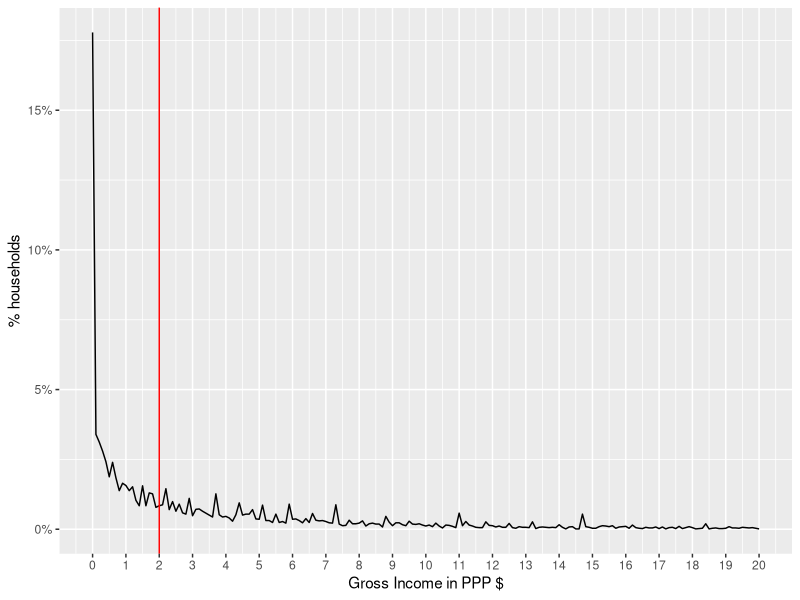
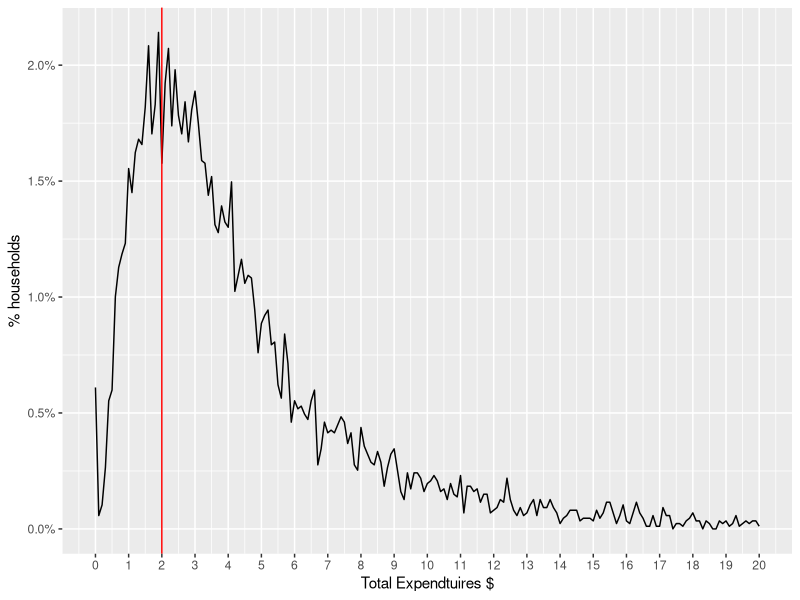
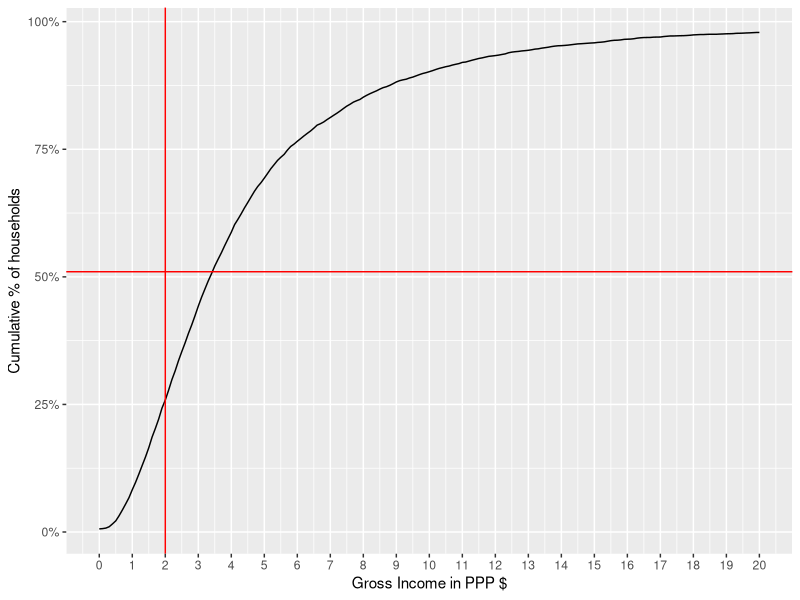
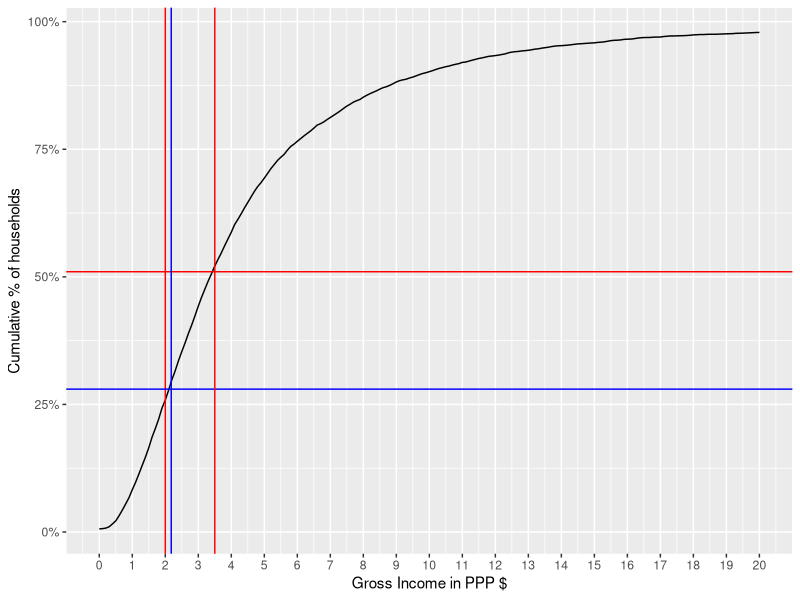
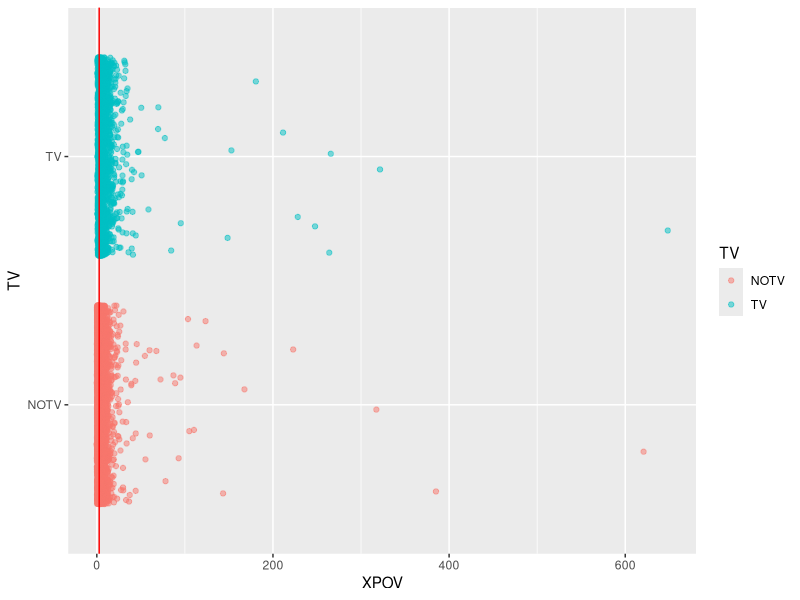
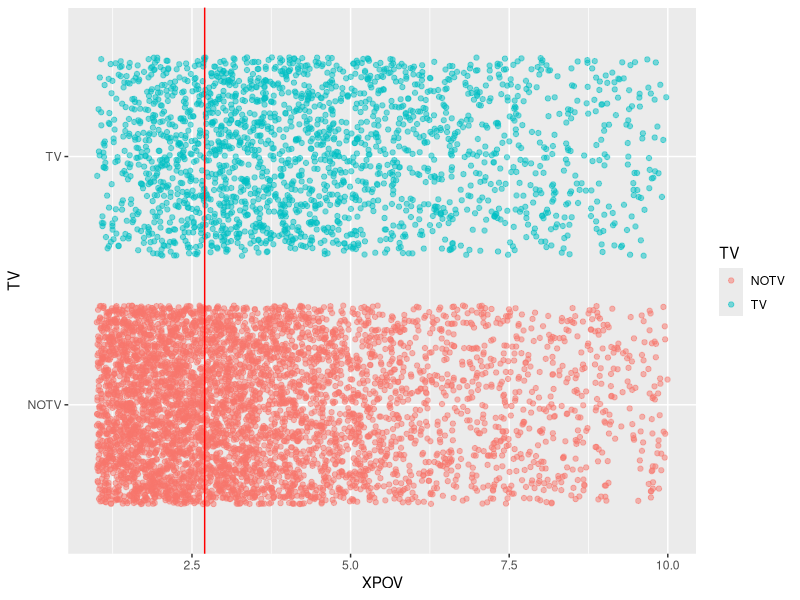

The R source for these figures, in order: (Note: this script raises an error after producing the figures.)
## ---- chunk 1

library('foreign')
# We'll assume having Ghana/Ethiopia data in the directory
household = read.dta('GHA_2006_GLSS_v01_M_v01_A_SHIP_Stata8/GHA_2005_H.dta')
expenses = read.dta('GHA_2006_GLSS_v01_M_v01_A_SHIP_Stata8/GHA_2005_E.dta')
individuals = read.dta('GHA_2006_GLSS_v01_M_v01_A_SHIP_Stata8/GHA_2005_I.dta')


#household = read.dta('ETH_2004_HICES_v01_M_v01_A_SHIP_Stata8/ETH_2004_H_P.dta')
#expenses = read.dta('ETH_2004_HICES_v01_M_v01_A_SHIP_Stata8/ETH_2004_E_P.dta')
#individuals = read.dta('ETH_2004_HICES_v01_M_v01_A_SHIP_Stata8/ETH_2004_I_P.dta')

#ETH_2000_HICES_v01_M_v01_A_SHIP_Stata8

#household = read.dta('ETH_2000_HICES_v01_M_v01_A_SHIP_Stata8/ETH_2000_H_P.dta')
#expenses = read.dta('ETH_2000_HICES_v01_M_v01_A_SHIP_Stata8/ETH_2000_E_P.dta')
#individuals = read.dta('ETH_2000_HICES_v01_M_v01_A_SHIP_Stata8/ETH_2000_I_P.dta')
## ---- chunk 2
household$INC_TOT_G_PPP_DAILY = household$INC_TOT_G / expenses$PPP2005[1] / 365

household$XPOV = household$INC_TOT_G_PPP_DAILY
household$INC_TOT_G_PPP_DAILY = household$INC_TOT_G / expenses$PPP2005[1] / 365

household$XPOV = household$INC_TOT_G_PPP_DAILY


## ---- chunk 3
library(ggplot2)
library(scales)
distPlot = ggplot(household, aes(x=XPOV, nrow=nrow(household), y=..count.. / nrow)) +
geom_line(stat='bin', binwidth=0.1) + scale_y_continuous(labels = percent_format()) + 
geom_vline(xintercept=2.0, color='red')

distPlot + scale_x_continuous(limits=c(0, 20), breaks=0:20)  + labs(x='Gross Income in PPP $', y='% households')
## ---- chunk 4
sum(household$INC_TOT_G_PPP_DAILY == 0.0) / nrow(household)
## ---- chunk 5

# EXPENDTIURES
if('PCEXPDR_PPP' %in% names(household)){ # for Ghana
  #household$XPOV = household$PCEXP / expenses$PPP2005 / 365
  household$XPOV = household$PCEXPDR_PPP / 365

}else{ # for  Ethiopia
  household$XPOV = household$PCEXP_PPP / 365
}

distPlot = ggplot(household, aes(x=XPOV, nrow=nrow(household), y=..count.. / nrow)) +
  geom_line(stat='bin', binwidth=0.1) + scale_y_continuous(labels = percent_format()) + 
  geom_vline(xintercept=2.0, color='red')
distPlot + scale_x_continuous(limits=c(0, 20), breaks=0:20)  + labs(x='Total Expendtuires $', y='% households')
## ---- chunk 6
sum(household$XPOV == 0.0) / nrow(household)
## ---- chunk 7
distPlot + aes(y=cumsum(..count..)/nrow) + scale_x_continuous(limits=c(0, 20), breaks=0:20)  +
labs(x='Gross Income in PPP $', y='Cumulative % of households') +
geom_hline(yintercept=0.51, color='red')
## ---- chunk 8
# VISUAL ROUGH CALCULATION (just multiplied the hlines by a factor)
distPlot + aes(y=cumsum(..count..)/nrow) + scale_x_continuous(limits=c(0, 20), breaks=0:20)  +
labs(x='Gross Income in PPP $', y='Cumulative % of households') +
geom_hline(yintercept=0.51, color='red') + 
geom_hline(yintercept=0.28, color='blue') + 
geom_vline(xintercept=3.5, color='red') + geom_vline(xintercept=2.18, color='blue')
## ---- chunk 9
household$poor = factor(household$XPOV < 3.5)
# for households levels
table(household$poor)
sum(household$poor == TRUE, na.rm=T) / nrow(household)
## ---- chunk 10
# for individuals levels
sum(household$poor == T * household$HHSIZE, na.rm=T) / sum(household$HHSIZE)
## ---- chunk 11
household$poor = factor(household$XPOV < 2.7)
# for households levels
table(household$poor)
sum(household$poor == T, na.rm=T) / nrow(household)
sum(household$poor == T * household$HHSIZE, na.rm=T) / sum(household$HHSIZE)
## ---- chunk 12
# the default levels are 'YES', 'NO', let's change them to make the table more readble
levels(household$TV) = c('NOTV', 'TV')
table(household$poor, household$TV)
## ---- chunk 13
tv_xpov = ggplot(subset(household, !is.na(TV)), aes(y=TV, x=XPOV, col=TV)) +
geom_point(alpha=0.5, position=position_jitter(0.05)) + geom_vline(xintercept=2.7, color='red')
tv_xpov
## ---- chunk 14
tv_xpov + scale_x_continuous(limits=c(1,10)) 
## ---- chunk 15
library(caTools) # for sampling
set.seed(2000) # to ensure consistent runs
split = sample.split(household$poor, SplitRatio=0.7)

# adding poor factorial
household$poorfac = factor(household$poor, levels=c('TRUE', 'FALSE'))
levels(household$poorfac) = c('POOR', 'NOT_POOR')

train.household = subset(household, split)
test.household = subset(household, !split)

# you can use '.' to refer to all variable or . - VAR1 - VAR2 to exclude some variables
logit1 = glm(poor ~ TV + TOILET, data=train.household, family=binomial)
summary(logit1)
## ---- chunk 16
logit1.poor.prediction = predict(logit1, newdata=test.household, type="response")
head(logit1.poor.prediction)
## ---- chunk 17
table(prediction=logit1.poor.prediction > 0.5, reference = test.household$poor)

# or you can use the more polished way of confusionMatrix in caret library

library(caret)
library(e1071)

confusionMatrix(logit1.poor.prediction > 0.5, test.household$poor)
## ---- chunk 18
library(ROCR)

logit1.ROCRpred = prediction(logit1.poor.prediction, test.household$poor) # prediction object

perf = performance(logit1.ROCRpred, 'tpr', 'fpr')
rocplot = function(perf){
  qplot(perf@x.values[[1]], perf@y.values[[1]], geom='line') + labs(x=perf@x.name, y=perf@y.name, title=perf@alpha.name) # plot ROC
}
rocplot(perf)
## ---- chunk 19
# this way you can get auc, precision, recall as values or as plots where the 
# the x axis is the cutoff and the xaxis is the metric. 
# to get the area under the curve
as.numeric(performance(logit1.ROCRpred, 'auc')@y.values)

# in helpers.R
drawPrecisionRecall(logit1.ROCRpred)
## ---- chunk 20
logit2 = glm(poor ~ WALLS + FLOOR + WATER + OWNHOUSE + ROOMS + ROOF, data=train.household, family=binomial) 
logit2.poor.prediction = predict(logit2, newdata=test.household, type="response")

logit2.ROCRpred = prediction(logit2.poor.prediction, test.household$poor) # prediction object
drawPrecisionRecall(logit2.ROCRpred)

confusionMatrix(logit2.poor.prediction > 0.4, test.household$poor)


logit1.auc = performance(logit1.ROCRpred, 'auc')
logit2.auc = performance(logit2.ROCRpred, 'auc')
logit1.auc@y.values[[1]]
logit2.auc@y.values[[1]]

logit1.tpr.fpr = performance(logit1.ROCRpred, 'tpr', 'fpr')
logit2.tpr.fpr = performance(logit2.ROCRpred, 'tpr', 'fpr')

# not the cleanest way, but will make generating graphs for exploring much much better
df1 = data.frame(logit1.x = logit1.tpr.fpr@x.values[[1]], logit1.y = logit1.tpr.fpr@y.values[[1]])
df2 = data.frame(logit2.x = logit2.tpr.fpr@x.values[[1]], logit2.y = logit2.tpr.fpr@y.values[[1]])
ggplot(df1, aes(x = logit1.x, y=logit1.y)) +
  geom_line() +
  geom_line(data=df2, aes(logit2.x, logit2.y), color='red') +
  labs(title="Comparison between logit1 and logit2", x='False Positive Rate', y='True Positive Rate')
## ---- chunk 21
compareTwoModels(logit1, logit2, test.data=test.household, dep.var='poor',
                 model1.name='logit1', model2.name='logit2')
## ---- chunk 22
  summary(logit2)
## ---- chunk 23
library(randomForest)
# note in randomForests, NA values must be imputed or totally ignored 
#forest1 = randomForest(poor ~ HHSEX + HHAGEY + HHMARST + HHEDLEV + HHEMSTAT + HHEMTYPE  + OWNHOUSE+ ROOMS + GARBDISP + TOILET + WALLS +  SEWMACH + STOVE + RADIO + TV + AGLAND +  OTHLNDOW, data=train.household, nodesize=25, ntree=200)

forest1 = randomForest(poor ~ WALLS + FLOOR + WATER + OWNHOUSE + ROOMS + ROOF, data=train.household, nodesize=25, ntree=200)

# random forest models output TRUE or FALSE directly for classification. The models
# knew that it is a classification problem because the column poor is a factor. To
# Treat as response, make the poor column logical

# The predict function works here as well (there is an alias for each algorithm)
forest1.poor.prediction = predict(forest1, newdata=test.household)
confusionMatrix(forest1.poor.prediction, test.household$poor)
## ---- chunk 24
library(plyr)


all_info = ddply(individuals, .(HID), function(x){ 
                c(
                  sum(x$AGEY < 6) / x[1,]$HHSIZE_S, 
                  sum(x$AGEY < 15) / x[1,]$HHSIZE_S, 
                  sum(x$AGEY < 21) / x[1,]$HHSIZE_S,
                  sum(x$AGEY > 60) / x[1,]$HHSIZE_S,
                  sum(x$SEX == 'Female') / x[1,]$HHSIZE_S,
                  sum(x$LITERACY == 'Cannot read or write') / x[1,]$HHSIZE_S
                )
                 })
names(all_info) = c('HID', 'UND6RAT', 'UND15RAT', 'UND21RAT', 'ABV60RAT', 'FEMRAT', 'LITRAT')
extra.household = merge(all_info, household, by='HID')
## ---- chunk 25
train.extra.household = extra.household[split, ]
test.extra.household = extra.household[!split, ]

forest1 = randomForest(poor ~ WALLS + FLOOR + WATER + OWNHOUSE + ROOMS + ROOF, data=train.extra.household) 

forest2 = randomForest(poor ~ UND6RAT + FEMRAT + WALLS + FLOOR + WATER + OWNHOUSE + ROOMS + ROOF, data=train.extra.household) 
logit3 = glm(poor ~ UND6RAT + FEMRAT + WALLS + FLOOR + WATER + OWNHOUSE + ROOMS + ROOF, data=train.extra.household, family=binomial) 

## ---- chunk 26
library('mice')
povCols = c('HHSEX', 'HHAGEY', 'HHMARST', 'HHEDLEV', 'HHEMTYPE', 'OWNHOUSE',  'ROOMS', 'GARBDISP', 'TOILET', 'WALLS', 'SEWMACH', 'STOVE', 'RADIO', 'TV', 'AGLAND', 'OTHLNDOW', 'poor')

subset.household = household[, povCols]

subset.train.household  = subset(subset.household, split)
subset.test.household  = subset(subset.household, !split)

logit4 = glm(poor ~ ., subset.train.household, family=binomial)

# takes a lot of time, not worth it
# imputed.household = complete(mice(household[, povCols]))
imputed.household = household

imputed.train.household = subset(imputed.household, split)
imputed.test.household = subset(imputed.household, !split)

logit4 = glm(poor ~ ., imputed.train.household, family=binomial)
logit4.poor.prediction = predict(logit4, imputed.test.household)
table(prediction=logit4.poor.prediction > 0.4, reference = imputed.test.household$poor)
## ---- chunk 27
library(kernlab)
svm1 = ksvm(poor ~ WALLS + FLOOR + WATER + OWNHOUSE + ROOMS + ROOF, data=train.extra.household)
svm1.predictions = predict(svm1, test.extra.household)
confusionMatrix(svm1.predictions, test.extra.household$poor)

svm3 = ksvm(poor ~ UND6RAT + FEMRAT + WALLS + FLOOR + WATER + OWNHOUSE + ROOMS + ROOF, data=train.extra.household) 

svm3.predictions = predict(svm3, test.extra.household)
confusionMatrix(svm3.predictions, test.extra.household$poor)
## ---- chunk 28
# fitControl <- trainControl(## 10-fold CV
#                            method = "repeatedcv",
#                            number = 10,
#                            ## repeated ten times
#                            repeats = 5)
# 
# 
# gbmFit1 <- train(poor ~ UND6RAT + FEMRAT + WALLS + FLOOR + WATER + OWNHOUSE + ROOMS + ROOF,
#                  data = train.extra.household,
#                  method = "gbm",
#                  trControl = fitControl,
#                  ## This last option is actually one
#                  ## for gbm() that passes through
#                  verbose = FALSE)
# gbmFit1
# 


# svmFit1 <- train(poor ~ UND6RAT + FEMRAT + WALLS + FLOOR + WATER + OWNHOUSE + ROOMS + ROOF,
#                  data = train.extra.household,
#                  method = "svmRadial",
#                  trControl = fitControl,
#                  tuneLength = 8)
# svmFit1


# descrimination 
# rdaFit1 <- train(poor ~ UND6RAT + FEMRAT + WALLS + FLOOR + WATER + OWNHOUSE + ROOMS + ROOF,
#                  data = train.extra.household,
#                  method = "rda",
#                  trControl = fitControl,
#                  tuneLength = 4,
#                  metric = "ROC")
# rdaFit
# 
# 
# 
# logFit1 <- train(poor ~ UND6RAT + FEMRAT + WALLS + FLOOR + WATER + OWNHOUSE + ROOMS + ROOF,
#                  data = train.extra.household,
#                  method = "LogitBoost",
#                  trControl = fitControl)
# logFit1
## ---- chunk 29
ggplot(extra.household, aes(x=TOILET, fill=poorfac)) + geom_bar(position='fill') + coord_flip()
ggplot(extra.household, aes(x=TV, fill=poorfac)) + geom_bar(position='fill') + coord_flip()
ggplot(extra.household, aes(x=GARBDISP, fill=poorfac)) + geom_bar(position='fill') + ggtitle('Grabage disposal') + coord_flip()
ggplot(extra.household, aes(x=SEWMACH, fill=poorfac)) + geom_bar(position='fill') + ggtitle('Sewing machine') + coord_flip()
ggplot(extra.household, aes(x=WALLS, fill=poorfac)) + geom_bar(position='fill') + coord_flip()
ggplot(extra.household, aes(x=STOVE, fill=poorfac)) + geom_bar(position='fill') + coord_flip()
ggplot(extra.household, aes(x=RADIO, fill=poorfac)) + geom_bar(position='fill') + coord_flip()
## ---- chunk 30
ggplot(extra.household, aes(x=HHAGEY, fill=poorfac)) + geom_bar(position='fill') + ggtitle('Household Head Age') + coord_flip()
ggplot(extra.household, aes(x=HHSEX, fill=poorfac)) + geom_bar(position='fill') + ggtitle('Household Head Sex') + coord_flip()
ggplot(extra.household, aes(x=HHMARST, fill=poorfac)) + geom_bar(position='fill') + ggtitle('Household Head Martial Status') + theme(axis.text.x = element_text(angle = 90, hjust = 1)) + coord_flip()
ggplot(extra.household, aes(x=HHEDLEV, fill=poorfac)) + geom_bar(position='fill') + ggtitle('Household Head Ed level') + scale_x_discrete(labels= c('No Education', 'Pre school', 'Primary', 'Secondary', 'Upper secondary ', 'Post secondary (technical or vocational)', 'University', 'Literacy Program', 'Other', 'NA')) + theme(axis.text.x = element_text(angle = 90, hjust = 1)) + coord_flip()
ggplot(extra.household, aes(x=OWNHOUSE, fill=poorfac)) + geom_bar(position='fill') + ggtitle('Is the house owned') + coord_flip()
## ---- chunk 31
ggplot(extra.household, aes(x=UND6RAT, fill=poorfac)) + geom_bar(position='fill', binwidth=0.1) + labs(title ='Under 6 ratio') + scale_x_continuous(limits=c(0.0, 1.0))
ggplot(extra.household, aes(x=UND15RAT, fill=poorfac)) + geom_bar(position='fill', binwidth=0.1) + labs(title = 'Under 15 ratio') + scale_x_continuous(limits=c(0.0, 1.0))
ggplot(extra.household, aes(x=UND21RAT, fill=poorfac)) + geom_bar(position='fill', binwidth=0.1) + labs(title = 'Under 21 ratio') + scale_x_continuous(limits=c(0.0, 1.0))
ggplot(extra.household, aes(x=ABV60RAT, fill=poorfac)) + geom_bar(position='fill', binwidth=0.1) + labs(title = 'Above 60 ratio') + scale_x_continuous(limits=c(0.0, 1.0))
ggplot(extra.household, aes(x=FEMRAT, fill=poorfac)) + geom_bar(position='fill', binwidth=0.1) + labs(title = 'Female  ratio') + scale_x_continuous(limits=c(0.0, 1.0))
ggplot(extra.household, aes(x=LITRAT, fill=poorfac)) + geom_bar(position='fill', binwidth=0.1) + labs(title = 'Illiteracy ratio') + scale_x_continuous(limits=c(0.0, 1.0))
## ---- chunk 32
ggplot(extra.household, aes(x=HHEDLEV, fill=poorfac)) + geom_bar() + ggtitle('Household Head Ed level') + scale_x_discrete(labels= c('No Education', 'Pre school', 'Primary', 'Secondary', 'Upper secondary ', 'Post secondary (technical or vocational)', 'University', 'Literacy Program', 'Other', 'NA')) + theme(axis.text.x = element_text(angle = 90, hjust = 1))
ggplot(extra.household, aes(x=LITRAT, fill=poorfac)) + geom_bar(binwidth=0.1) + labs(title = 'Illiteracy ratio') + scale_x_continuous(limits=c(0.0, 1.0))
## ---- chunk 33
fitControl <- trainControl(## 10-fold CV
                           method = "repeatedcv",
                           number = 10,
                           ## repeated ten times
                           repeats = 10)


#gbmFit1 <- train(poor ~ UND6RAT + FEMRAT + WALLS + FLOOR + WATER + OWNHOUSE + ROOMS + ROOF,
gbmFit1 <- train(poor ~ TOILET + TV + GARBDISP + STOVE + HHMARST + HHEDLEV + OWNHOUSE + UND15RAT  + UND21RAT  + FEMRAT +LITRAT,
                 data = train.extra.household,
                 method = "gbm",
                 trControl = fitControl,
                 ## This last option is actually one
                 ## for gbm() that passes through
                 verbose = FALSE)
gbmFit1
## ---- chunk 34
gbmFit2 <- train(poor ~ UND6RAT + FEMRAT + WALLS + FLOOR + WATER + OWNHOUSE + ROOMS + ROOF,
                 data = train.extra.household,
                 method = "gbm",
                 trControl = fitControl,
                 ## This last option is actually one
                 ## for gbm() that passes through
                 verbose = FALSE)
gbmFit2
